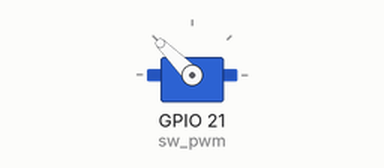
Bench run of a program on a simulated Raspberry Pi (BCM pin numbers). On the bench: servo. Servo angles are drawn from the pulse width (0.5 ms = 0°, 2.5 ms = 180°).

Above: at 0.1 s.
Timing chart, 0 to 1.6 s (numbered marks = the images above):
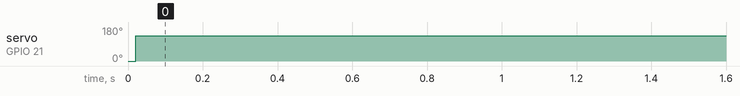

Measured:
- by itself, servo on GPIO 21 (sw_pwm): 0° → 135° at 0.02 s

The program:

demo_sw_rpigpio.py
```python
import RPi.GPIO as GPIO
from time import sleep
GPIO.setmode(GPIO.BCM)
GPIO.setup(21, GPIO.OUT)
sw_pwm = GPIO.PWM(21, 50)
sw_pwm.start(2.5)
try:
    while 1:                    # Loop will run forever
        sw_pwm.ChangeDutyCycle(10)  # Move servo to 90 degrees
        sleep(1)
        sleep(1)
except KeyboardInterrupt:
    pass
GPIO.cleanup()
```
